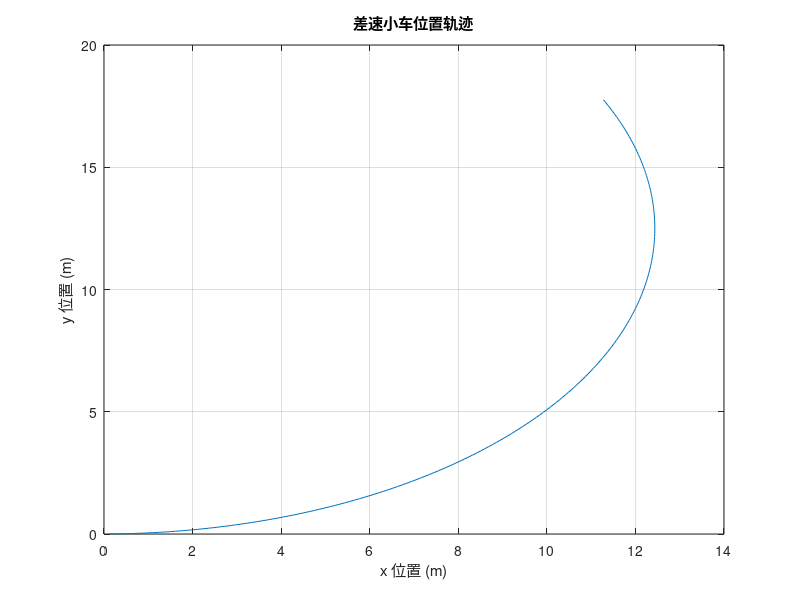

Reproduce this figure in MATLAB.
% 差速小车数学模型(匀速运动)
%% 车身参数
Wheel_distance = 5;
Wheel_radius = 1;
V_x = zeros(200,1);
V_y = zeros(200,1);
X = zeros(200,1);
Y = zeros(200,1);
theta = zeros(200,1);
%%% 输入速度
V_left = 2;
V_right = 3;

% 小车运动
%% 速度解算-速度-角速度
V = (V_left + V_right) / 2;
omega = (V_right - V_left) / Wheel_distance;

fprintf('小车的线速度 V = %.2f m/s\n', V);
fprintf('小车的角速度 omega = %.2f rad/s\n', omega);

% 时间参数
total_time = 10; 
step_size = 0.05; 
num_steps = total_time / step_size;

% 运动解算
for i = 1:num_steps
    if i == 1
        theta(i) = omega * step_size;
    else 
        theta(i) = theta(i-1) + omega * step_size;
    end
        V_x(i) = V * cos(theta(i));
        V_y(i) = V * sin(theta(i));
    % 位置更新
    if i == 1
        X(i) = V_x(i) * step_size;
        Y(i) = V_y(i) * step_size;
    else
        X(i) = X(i-1) + V_x(i) * step_size;
        Y(i) = Y(i-1) + V_y(i) * step_size;
    end
end

% 绘制位置轨迹
figure;
plot(X, Y);
xlabel('x 位置 (m)');
ylabel('y 位置 (m)');
title('差速小车位置轨迹');
grid on;
